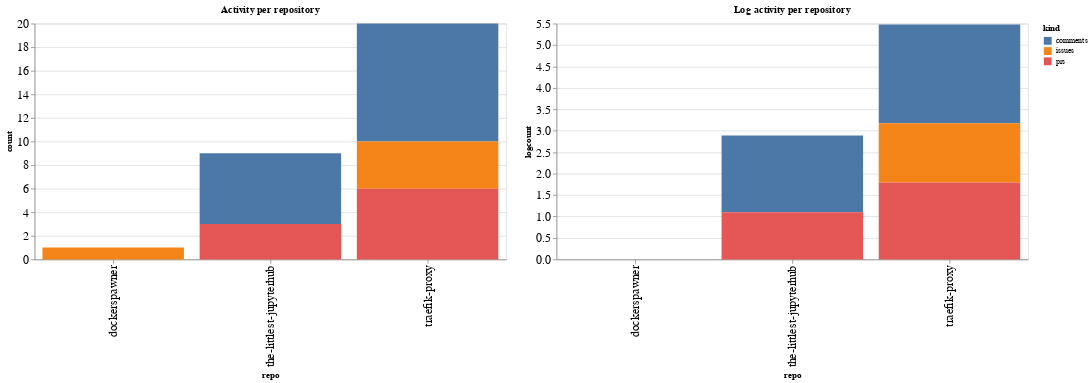

Notebook code cell kept with this figure:
### Code cell
ch1 = alt.Chart(repo_summaries, width=600, title="Activity per repository").mark_bar().encode(
    x='repo',
    y='count',
    color='kind',
    tooltip="kind"
)

ch2 = alt.Chart(repo_summaries, width=600, title="Log activity per repository").mark_bar().encode(
    x='repo',
    y='logcount',
    color='kind',
    tooltip="kind"
)

ch1 | ch2

### Figure 1 — Vega-Lite specification as saved in the notebook (floating-point values rounded to 4 significant figures)
{"config": {"axisLeft": {"labelFontSize": 15}, "axisBottom": {"labelFontSize": 15}}, "hconcat": [{"mark": "bar", "encoding": {"color": {"type": "nominal", "field": "kind"}, "tooltip": {"type": "nominal", "field": "kind"}, "x": {"type": "nominal", "field": "repo"}, "y": {"type": "quantitative", "field": "count"}}, "title": "Activity per repository", "width": 600}, {"mark": "bar", "encoding": {"color": {"type": "nominal", "field": "kind"}, "tooltip": {"type": "nominal", "field": "kind"}, "x": {"type": "nominal", "field": "repo"}, "y": {"type": "quantitative", "field": "logcount"}}, "title": "Log activity per repository", "width": 600}], "data": {"name": "data-824b0b565c2b9f62eda0e946d3bcf374"}, "$schema": "https://vega.github.io/schema/vega-lite/v4.8.1.json", "datasets": {"data-824b0b565c2b9f62eda0e946d3bcf374": [{"repo": "dockerspawner", "kind": "issues", "count": 1, "logcount": 0.0}, {"repo": "the-littlest-jupyterhub", "kind": "comments", "count": 6, "logcount": 1.792}, {"repo": "the-littlest-jupyterhub", "kind": "prs", "count": 3, "logcount": 1.099}, {"repo": "traefik-proxy", "kind": "comments", "count": 10, "logcount": 2.303}, {"repo": "traefik-proxy", "kind": "issues", "count": 4, "logcount": 1.386}, {"repo": "traefik-proxy", "kind": "prs", "count": 6, "logcount": 1.792}]}}
